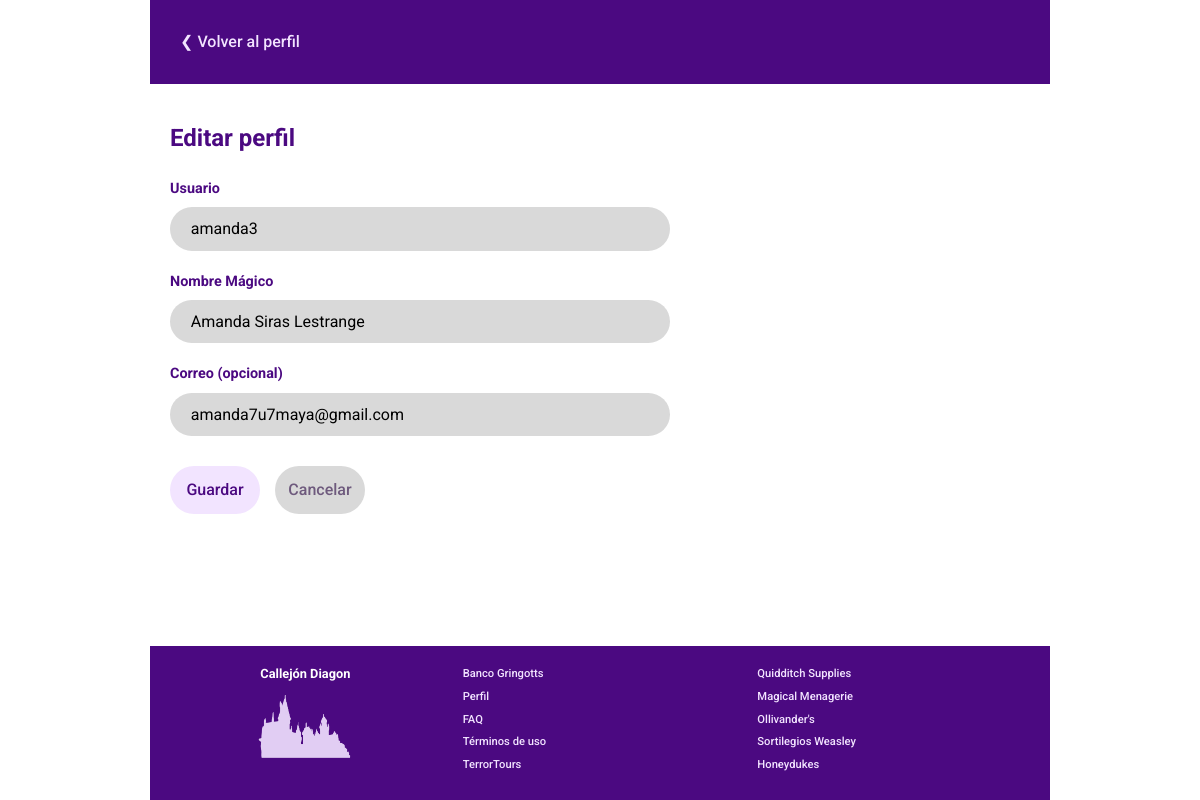
Page /users/edit_profile/ (signed in) on the committed database.
### apps/users/models.py (models this page shows, shortened)
class CustomUser(AbstractUser):
    id = models.PositiveIntegerField(primary_key=True, unique=True)
    first_name = None
    last_name = None
    ROLE_CHOICES = [
        ('admin', 'Administrador'),
        ('student', 'Estudiante'),
        ('banker', 'Banquero'),
        ('shopkeeper', 'Dependiente'),
    ]
    role = models.CharField(choices=ROLE_CHOICES, default='student')
    username = models.CharField(
        max_length=100,
        unique=True
    )
    full_name = models.CharField(max_length=150, unique=True)
    HOUSE_CHOICES = [
        ('gryffindor', 'Gryffindor'),
        ('hufflepuff', 'Hufflepuff'),
        ('ravenclaw', 'Ravenclaw'),
        ('slytherin', 'Slytherin'),
    ]
    house = models.CharField(null=True, blank=True, choices=HOUSE_CHOICES)

### apps/users/views.py (the view)
# urls.py: path('edit_profile/', views.edit_profile_view, name='edit_profile'),
@login_required
def edit_profile_view(request):
    user = request.user
    if request.method == 'POST':
        form = EditProfileForm(request.POST, instance=user)
        if form.is_valid():
            form.save()
            messages.success(
                request, "¡Tu perfil mágico ha sido actualizado con éxito!")
            return redirect('profile')
    else:
        form = EditProfileForm(instance=user)
    context = {
        'form': form,
        'user': user,
    }
    return render(request, 'profile/edit_profile.html', context)

### apps/users/forms.py (shortened to what this page needs)
class EditProfileForm(forms.ModelForm):
    class Meta:
        model = CustomUser
        fields = ['username', 'full_name', 'email']
        labels = {
            'username': "Usuario",
            'full_name': "Nombre Mágico",
            'email': "Correo (opcional)",
        }
        widgets = {
            'email': forms.EmailInput(),
        }
    def __init__(self, *args, **kwargs):
        super().__init__(*args, **kwargs)
        for field_name, field in self.fields.items():
            field.widget.attrs.update({'class': 'form-control'})
            if field_name != 'email':
                field.required = True

### apps/users/templatetags/class_tag.py (called while the page is built)
@register.filter(name='add_class')
def add_class(field, css_class):
    return field.as_widget(attrs={"class": css_class})

### apps/users/templates/profile/edit_profile.html (shortened to what this page needs)
{% extends 'base.html' %}
{% load static %}
{% load class_tag %}
{% block head %}
<link rel="stylesheet" href="{% static 'css/profile_options.css' %}">
{% endblock %}
{% block body %}
{% include "components/nav.html" with url_link='profile' url_name="perfil" %}
<main class="main-content">
    <div class="form-container">
        <h2 class="form-title">Editar perfil</h2>
        <form id="edit-profile-form" method="POST">
            <div class="fields-wrapper">
                {% for field in form %}
                <div class="form-group">
                    <label for="{{ field.id_for_label }}" class="form-label">
                        {{ field.label }}
                    </label>
                    {{ field | add_class:"form-input" }}
                </div>
                {% endfor %}
            </div>
            <div class="form-actions">
                <button type="button" class="btn btn-primary" data-title="Edición de perfil"
                    data-message="¿Desea conservar los cambios?" onclick="showConfirm(this)">
                    Guardar
                </button>
                <a href="{% url 'profile' %}" class="btn btn-secondary btn-cancel">
                    Cancelar
                </a>
            </div>
        </form>
    </div>
</main>
{% endblock %}
{% block footer %}
{% include "components/footer.html" %}
{% endblock %}

### static/css/base.css (style rules this page uses)
:root { --font-family: "Roboto", "sans-serif"; --white: #ffffff; --black: #000000; --grey: #d9d9d9; --dark-purple: #4b0981; --dark-purple-dim: #6e5a7d; --light-purple: #f2e4ff; --light-purple-dim: #d3c4e3; --strong-purple: #9747ff; --red: #b24747; --dark-red: #7d1e1e; --orange: #ffb266; --green: #4bb247; --dark-green: #1f7b1c; --light-blue: #c4cfe3; }
* { margin: 0; padding: 0; box-sizing: border-box; }
body { font-family: var(--font-family); background-color: var(--white); font-size: 16px; line-height: 1.5; }
html, body { height: 100%; }
body:not(.dashboard-body) { max-width: 900px; margin: auto; display: flex; flex-direction: column; min-height: 100vh; }
main, .content-wrapper { flex: 1 0 auto; }

### static/css/components.css (style rules this page uses)
.form-label { display: block; font-size: 0.9rem; color: var(--dark-purple); margin-bottom: 8px; font-weight: bold; }
.form-input, datalist { font-family: inherit !important; font-size: 1rem !important; padding: 0.6rem 1.3rem !important; border: none !important; border-radius: 24px !important; background-color: var(--grey) !important; width: 100% !important; box-sizing: border-box !important; outline-offset: 2px !important; outline-color: transparent !important; outline-style: solid !important; color: var(--black) !important; }
.btn { display: inline-flex; align-items: center; justify-content: center; padding: 12px; border-radius: 50px; border: none; font-family: var(--font-family); font-size: 16px; font-weight: 500; cursor: pointer; transition: background-color 0.3s ease, color 0.3s ease; text-decoration: none; min-width: 90px; max-width: max-content; text-align: center; }
.btn-primary { background-color: var(--light-purple); color: var(--dark-purple); }
.btn-secondary { background-color: var(--grey); color: var(--dark-purple-dim); }
a { transition: color 0.3s ease; font-weight: 500; }

### apps/users/static/css/profile_options.css (style rules this page uses)
.form-container { max-width: 500px; margin: 40px 20px; text-align: left; }
.form-title { color: var(--dark-purple); font-size: 1.5rem; font-weight: 700; margin-bottom: 25px; }
.form-group { margin-bottom: 20px; }
.form-actions { display: flex; gap: 15px; margin-top: 30px; }

### rows in the picture
CustomUser: username "amanda3" "Amanda Siras Lestrange" "amanda7u7maya@gmail.com"

### other values in the picture
{{ url_name }} "perfil"
{{ field.label }} "Usuario" "Nombre Mágico" "Correo (opcional)"
